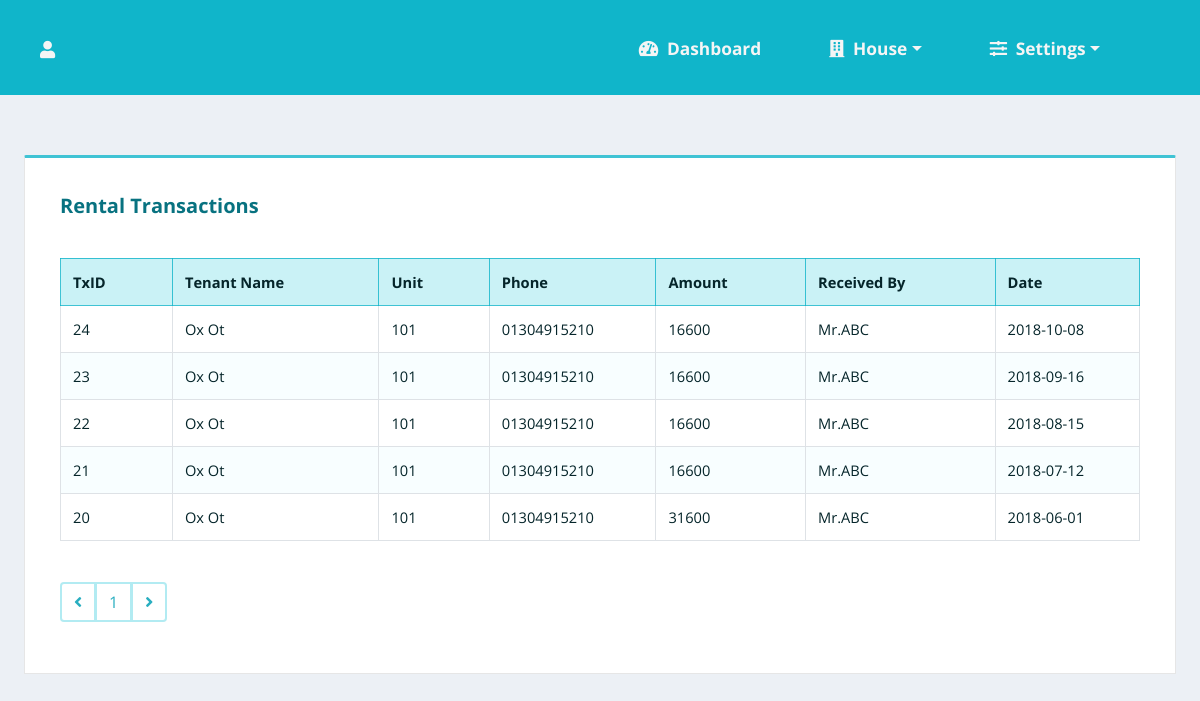
The app's page /HRMS_FINAL_PHP/pages/rentaltransaction.php (signed in) with its own data.
### tables this page shows
CREATE TABLE `rent` (
  `TxID` int(11) NOT NULL,
  `amount` double(15,3) NOT NULL,
  `received_by` varchar(25) NOT NULL,
  `date` date NOT NULL,
  `tid` varchar(10) NOT NULL,
  `hid` varchar(10) NOT NULL
);

CREATE TABLE `tenant` (
  `tid` varchar(10) NOT NULL,
  `nid` varchar(20) NOT NULL,
  `name` varchar(25) NOT NULL,
  `email` varchar(40) DEFAULT NULL,
  `phone` varchar(15) NOT NULL,
  `family_members` int(3) NOT NULL,
  `occupation` varchar(25) NOT NULL,
  `permanent_address` varchar(30) NOT NULL,
  `previous_address` varchar(30) NOT NULL,
  `monthly_rent` double(15,3) NOT NULL,
  `gas_bill` double(15,3) NOT NULL,
  `water_bill` double(15,3) NOT NULL,
  `rental_date` date NOT NULL,
  `status` int(3) NOT NULL,
  `unit_no` varchar(10) NOT NULL,
  `hid` varchar(10) NOT NULL
);

### HRMS_FINAL_PHP/config/systeminit.php (called while the page is built, shortened)
<?php
    $panel_sys = $_SESSION['PANEL'];
    $hid=$_SESSION['HID'];
    $user_id=$_SESSION['USER_ID'];
    function QUERY($conn,$sql){
        return mysqli_query($conn,$sql);
    }
    function RESULT($query){
        return mysqli_fetch_assoc($query);
    }
    function ROW_COUNT($conn,$sql){
        $query=mysqli_query($conn,$sql);
        return mysqli_num_rows($query);
    }
    function PRE($pre){
        if($pre<2){
            $pre=1;
        }
        else{
            $pre=$pre-1;
        }
        return $pre;
    }
    function NXT($nxt, $req){
        if($nxt>=$req){
            if($req==0){
                $nxt=1;
            }
            else{
                $nxt=$req;
            }
        }
        else{
            $nxt=$nxt+1;
        }
        return $nxt;
    }
?>

### HRMS_FINAL_PHP/pages/rentaltransaction.php (the view, shortened to what this page needs)
<?php
require "../config/systeminit.php";
$page=1;
$limit=10;
$totalrows=0;
    if($panel_sys==="1"){$totalrows=ROW_COUNT($conn,"SELECT TxID FROM rent WHERE hid='$hid'");}
    else if($panel_sys==="2"){$totalrows=ROW_COUNT($conn,"SELECT TxID FROM rent WHERE hid='$hid' AND tid='$user_id'");}
$req_pages=ceil($totalrows/$limit);
$start=($page-1)*$limit;
    if($panel_sys==="1"){$query=QUERY($conn,"SELECT r.TxID, r.amount, r.date, r.received_by, t.name, t.phone, t.unit_no FROM rent r, tenant t
        WHERE r.hid='$hid' AND t.hid='$hid' AND r.tid=t.tid ORDER BY r.date DESC LIMIT $start,$limit");}
    else if($panel_sys==="2"){
        $query=QUERY($conn,"SELECT r.TxID, r.amount, r.date, r.received_by, t.name, t.phone, t.unit_no FROM rent r, tenant t
        WHERE r.hid='$hid' AND t.hid='$hid' AND r.tid='$user_id' AND t.tid='$user_id' ORDER BY r.date DESC LIMIT $start,$limit");}
?>
<!DOCTYPE html>
<html lang="en">
<head>
<?php include "../includes/cdnstylesheets.php" ?>
    <link rel="stylesheet" href="../css/style.css">
</head>
    <body>
<?php include "../includes/nav.php" ?>
    <section class="sec2">
        <div class="table-con">
            <div class="table-card">
            <h5 class="table-card-title"><?php if($panel_sys==="3"){ echo 'My Transactions'; }else{ echo 'Rental Transactions'; } ?> </h5>
                <div class="ov-handler">
                <table class="table table-bordered table-type-2 sortable-theme-minimal" data-sortable>
                    <thead>
                        <tr>
                            <th>TxID</th>
                            <th>Tenant Name</th>
                            <th>Unit</th>
                            <th>Phone</th>
                            <th>Amount</th>
                            <th>Received By</th>
                            <th>Date</th>
                        </tr>
                    </thead>
                        <tbody>
                        <?php while($result=RESULT($query)){?>
                            <tr>
                                <td><?=$result['TxID'];?></td>
                                <td><?=$result['name'];?></td>
                                <td><?=$result['unit_no'];?></td>
                                <td><?=$result['phone'];?></td>
                                <td><?=round($result['amount'],1);?></td>
                                <td><?=$result['received_by'];?></td>
                                <td><?=$result['date'];?></td>
                            </tr>
                        <?php } ?>
                    </tbody>
                </table>
                </div>
                <div class="pagination-div" id="pgn">
                <nav>
                    <ul class="pagination">
                        <li class="page-item">
                            <a class="page-link" href="rentaltransaction.php?page=<?=PRE($page)?>" aria-label="Previous">
                                    <span aria-hidden="true"><i class="fas fa-angle-left"></i></span>
                            </a>
                        </li>
                        <?php for($i=1; $i<=$req_pages; $i++){?>
                            <li class="page-item">
                                <a class="page-link" href="rentaltransaction.php?page=<?=$i;?>"><?=$i;?></a>
                            </li>
                        <?php }?>
                        <li class="page-item">
                                <a class="page-link" href="rentaltransaction.php?page=<?=NXT($page,$req_pages)?>" aria-label="Next">
                                    <span aria-hidden="true"><i class="fas fa-angle-right"></i></span>
                                </a>
                        </li>
                    </ul>
                </nav>
                </div>
            </div>
        </div>
    </section>
    </body>
</html>

### HRMS_FINAL_PHP/includes/cdnstylesheets.php (shortened to what this page needs)
<link rel="stylesheet" href="../css/normalize.css">
<link rel="stylesheet" href="https://stackpath.bootstrapcdn.com/bootstrap/4.3.1/css/bootstrap.min.css">
<link rel="stylesheet" href="../css/fontawesome/stylesheet/all.css">
<link rel="stylesheet" href="../css/animate.css">
<link rel="stylesheet" href="../css/sortable-theme-minimal.css">

### HRMS_FINAL_PHP/includes/nav.php (shortened to what this page needs)
<header>
    <div class="nav-wrapper">
        <nav class="navbar navbar-expand-md">
        <div class="navbar-brand"><i class="fas fa-user"></i>&ensp;<?=$_SESSION['USER'];?></div>
              <div class="collapse navbar-collapse" id="toggle">
                <ul class="navbar-nav ml-auto">
                    <li class="nav-item"><a href="dashboard.php" class="nav-link"><i class="fas fa-tachometer-alt"></i>&ensp;Dashboard</a></li>
                    <li class="nav-item dropdown"><a href="javascript:void(0)" class="nav-link dropdown-toggle" data-toggle="dropdown"><i class="fas fa-building"></i>&ensp;House</a>
                    </li>
                    <li class="nav-item dropdown"><a href="javascript:void(0)" class="nav-link dropdown-toggle" data-toggle="dropdown"><i class="fas fa-sliders-h"></i>&ensp;Settings</a>
                    </li>
                </ul>
            </div>
        </nav>
    </div>
</header>

### HRMS_FINAL_PHP/css/sortable-theme-minimal.css (style rules this page uses)
table[data-sortable] { border-collapse: collapse; border-spacing: 0; }
table[data-sortable] th { vertical-align: bottom; font-weight: bold; }
table[data-sortable] th, table[data-sortable] td { text-align: left; padding: 12px; }
table[data-sortable] th:not([data-sortable="false"]) { -webkit-user-select: none; -moz-user-select: none; -ms-user-select: none; -o-user-select: none; user-select: none; -webkit-tap-highlight-color: rgba(0, 0, 0, 0); -webkit-touch-callout: none; cursor: pointer; }
table[data-sortable] th:after { content: ""; visibility: hidden; display: inline-block; vertical-align: inherit; height: 0; width: 0; border-width: 5px; border-style: solid; border-color: transparent; margin-right: 1px; margin-left: 10px; float: right; }

### HRMS_FINAL_PHP/css/style.css (style rules this page uses)
body { margin: 0; padding: 0; font-family: 'Open Sans', sans-serif; background: rgba(236, 240, 245, 1.0); }
header { width: 100%; background: rgba(16, 181, 202, 1.0); padding: 15px 0 10px 0; }
.nav-wrapper { width: 80%; margin: 0 auto; }
.nav-item { margin-right: 60px; padding-top: 5px; padding-bottom: 5px; padding-right: 10px; border-bottom: 2px solid transparent; }
.nav-link { font-size: 15pt !important; color: whitesmoke !important; text-decoration: none !important; font-weight: 700; }
.navbar-brand { font-size: 15pt !important; padding: 0 !important; margin: 0 !important; color: whitesmoke !important; font-weight: 700; }
.sec2 { width: 100%; float: left; overflow: hidden; margin-top: 60px; margin-bottom: 40px; }
.table-con { width: 90%; margin: 0 auto; }
.table-card { padding: 35px; border-top: 3px solid rgba(16, 181, 202, 0.8) !important; border-left: 1px solid rgba(0, 0, 0, 0.1); border-right: 1px solid rgba(0, 0, 0, 0.1); border-bottom: 1px solid rgba(0, 0, 0, 0.1); border-top-left-radius: 2px; border-top-right-radius: 2px; background: white; overflow: hidden; }
.table-card-title { width: 70%; float: left; overflow: hidden; margin: 1px 0px 40px 0px; color: rgb(8, 114, 128); font-weight: 700; }
.table { background: white !important; }
.ov-handler { width: 100%; margin: 0; padding: 0; float: left; overflow: hidden; }
.table-type-2 th { background: rgba(167, 233, 241, 0.6) !important; border: 1px solid rgba(16, 181, 202, 0.8) !important; }
.table-type-2 td, th { font-size: 11pt !important; color: rgb(5, 37, 42) !important; }
.table-type-2 tr:nth-child(even) { background: rgb(221, 251, 255, 0.2) !important; }
.pagination-div { width: 100%; margin: 25px 0 0 0; float: left; overflow: hidden; }
.page-link { border: 2px solid rgba(0, 188, 212, 0.3); color: rgb(41, 174, 192) !important; }
@media all and (max-width: 1600px) { .nav-wrapper { width: 90%; } }
@media all and (max-width: 1600px) { .nav-link { font-size: 14pt !important; } }
@media all and (max-width: 1300px) { .table-con { width: 96%; } }
@media all and (max-width: 1200px) { .nav-wrapper { width: 96%; } }
@media all and (max-width: 1200px) { .nav-item { margin-right: 50px; padding-right: 2px; } }
@media all and (max-width: 1200px) { .nav-link, .navbar-brand { font-size: 13pt !important; } }

### records on screen
rent: TxID "24", tid.name "Ox Ot", tid.unit_no "101", tid.phone "01304915210", amount "16600", received_by "Mr.ABC", date "2018-10-08"
rent: TxID "23", tid.name "Ox Ot", tid.unit_no "101", tid.phone "01304915210", amount "16600", received_by "Mr.ABC", date "2018-09-16"
rent: TxID "22", tid.name "Ox Ot", tid.unit_no "101", tid.phone "01304915210", amount "16600", received_by "Mr.ABC", date "2018-08-15"
rent: TxID "21", tid.name "Ox Ot", tid.unit_no "101", tid.phone "01304915210", amount "16600", received_by "Mr.ABC", date "2018-07-12"
rent: TxID "20", tid.name "Ox Ot", tid.unit_no "101", tid.phone "01304915210", amount "31600", received_by "Mr.ABC", date "2018-06-01"
